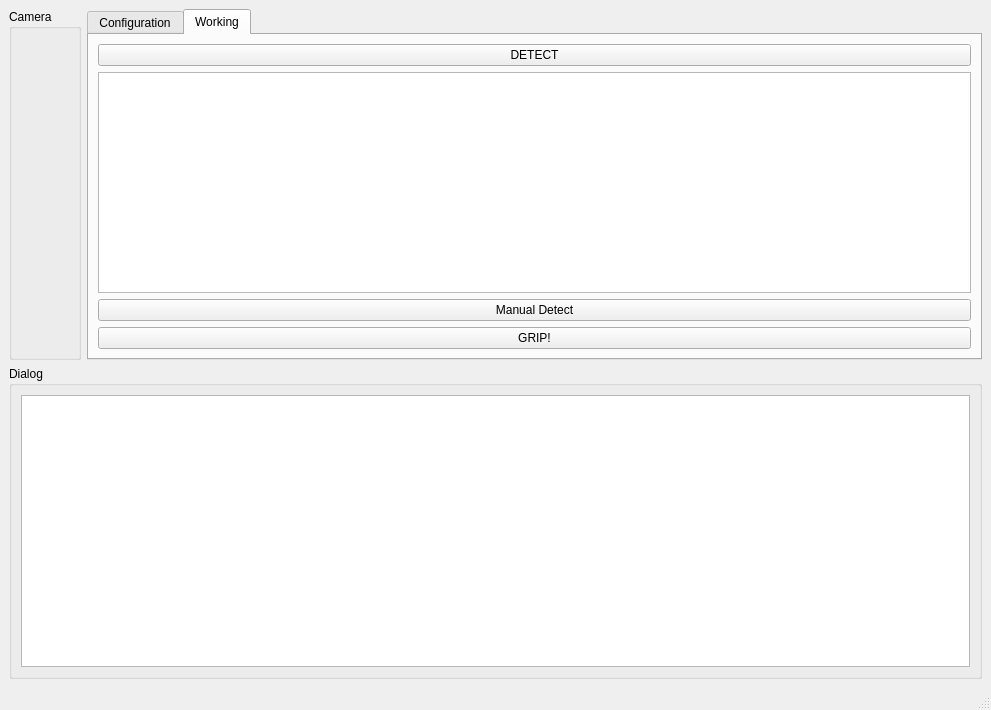
<?xml version="1.0" encoding="UTF-8"?>
<ui version="4.0">
 <class>MainWindow</class>
 <widget class="QMainWindow" name="MainWindow">
  <property name="geometry">
   <rect>
    <x>0</x>
    <y>0</y>
    <width>991</width>
    <height>710</height>
   </rect>
  </property>
  <property name="minimumSize">
   <size>
    <width>0</width>
    <height>0</height>
   </size>
  </property>
  <property name="windowTitle">
   <string>MainWindow</string>
  </property>
  <widget class="QWidget" name="centralwidget">
   <layout class="QGridLayout" name="gridLayout_9">
    <item row="0" column="0">
     <layout class="QGridLayout" name="gridLayout_8">
      <item row="0" column="0">
       <widget class="QGroupBox" name="camera_view">
        <property name="minimumSize">
         <size>
          <width>720</width>
          <height>480</height>
         </size>
        </property>
        <property name="title">
         <string>Camera</string>
        </property>
        <layout class="QGridLayout" name="gridLayout_7">
         <property name="sizeConstraint">
          <enum>QLayout::SetMinimumSize</enum>
         </property>
         <item row="0" column="0">
          <widget class="QLabel" name="frame">
           <property name="text">
            <string/>
           </property>
          </widget>
         </item>
        </layout>
       </widget>
      </item>
      <item row="0" column="1">
       <widget class="QTabWidget" name="tab_3">
        <property name="currentIndex">
         <number>1</number>
        </property>
        <widget class="QWidget" name="tab1">
         <attribute name="title">
          <string>Configuration</string>
         </attribute>
         <layout class="QGridLayout" name="gridLayout_5">
          <item row="0" column="0">
           <widget class="QGroupBox" name="groupBox_2">
            <property name="title">
             <string>YOGO</string>
            </property>
            <layout class="QGridLayout" name="gridLayout_2">
             <item row="0" column="0">
              <widget class="QLabel" name="label">
               <property name="text">
                <string>IP</string>
               </property>
              </widget>
             </item>
             <item row="0" column="1" rowspan="2">
              <widget class="QLineEdit" name="txt_yogo_ip">
               <property name="text">
                <string>141.223.65.209</string>
               </property>
              </widget>
             </item>
             <item row="0" column="2">
              <widget class="QPushButton" name="btn_yogo_connect">
               <property name="text">
                <string>Connect</string>
               </property>
              </widget>
             </item>
             <item row="2" column="0">
              <widget class="QLabel" name="label_2">
               <property name="text">
                <string>Port</string>
               </property>
              </widget>
             </item>
             <item row="2" column="1">
              <widget class="QLineEdit" name="txt_yogo_portt">
               <property name="text">
                <string>3000</string>
               </property>
              </widget>
             </item>
             <item row="1" column="2" rowspan="2">
              <widget class="QPushButton" name="btn_yogo_disconnect">
               <property name="text">
                <string>Disconnect</string>
               </property>
              </widget>
             </item>
            </layout>
           </widget>
          </item>
          <item row="1" column="0">
           <widget class="QGroupBox" name="groupBox_3">
            <property name="title">
             <string>Robot</string>
            </property>
            <layout class="QGridLayout" name="gridLayout_3">
             <item row="0" column="0" rowspan="2">
              <widget class="QLabel" name="label_3">
               <property name="text">
                <string>IP</string>
               </property>
              </widget>
             </item>
             <item row="0" column="1">
              <widget class="QLineEdit" name="txt_robot_ip">
               <property name="text">
                <string>141.223.65.209</string>
               </property>
              </widget>
             </item>
             <item row="0" column="2">
              <widget class="QPushButton" name="btn_robot_connect">
               <property name="text">
                <string>Connect</string>
               </property>
              </widget>
             </item>
             <item row="1" column="2" rowspan="2">
              <widget class="QPushButton" name="btn_robot_disconnect">
               <property name="text">
                <string>Disconnect</string>
               </property>
              </widget>
             </item>
             <item row="2" column="0">
              <widget class="QLabel" name="label_4">
               <property name="text">
                <string>Port</string>
               </property>
              </widget>
             </item>
             <item row="2" column="1">
              <widget class="QLineEdit" name="txt_robot_portt">
               <property name="text">
                <string>3000</string>
               </property>
              </widget>
             </item>
            </layout>
           </widget>
          </item>
          <item row="2" column="0">
           <widget class="QGroupBox" name="groupBox_4">
            <property name="title">
             <string>Gripper</string>
            </property>
            <layout class="QGridLayout" name="gridLayout_4">
             <item row="0" column="1">
              <widget class="QLineEdit" name="txt_gripper_port">
               <property name="text">
                <string>COM7</string>
               </property>
              </widget>
             </item>
             <item row="0" column="2">
              <widget class="QPushButton" name="btn_gripper_connect">
               <property name="text">
                <string>Connect</string>
               </property>
              </widget>
             </item>
             <item row="1" column="2" rowspan="2">
              <widget class="QPushButton" name="btn_gripper_disconnect">
               <property name="text">
                <string>Disconnect</string>
               </property>
              </widget>
             </item>
             <item row="2" column="1">
              <widget class="QLineEdit" name="txt_gripper_baudrate">
               <property name="text">
                <string>115200</string>
               </property>
              </widget>
             </item>
             <item row="0" column="0" rowspan="2">
              <widget class="QLabel" name="label_5">
               <property name="text">
                <string>COM Port</string>
               </property>
              </widget>
             </item>
             <item row="2" column="0">
              <widget class="QLabel" name="label_6">
               <property name="text">
                <string>Baudrate</string>
               </property>
              </widget>
             </item>
            </layout>
           </widget>
          </item>
         </layout>
        </widget>
        <widget class="QWidget" name="tab2">
         <attribute name="title">
          <string>Working</string>
         </attribute>
         <layout class="QGridLayout" name="gridLayout_6">
          <item row="3" column="0">
           <widget class="QPushButton" name="grip">
            <property name="text">
             <string>GRIP!</string>
            </property>
           </widget>
          </item>
          <item row="2" column="0">
           <widget class="QPushButton" name="btn_manual">
            <property name="text">
             <string>Manual Detect</string>
            </property>
           </widget>
          </item>
          <item row="1" column="0">
           <widget class="QListView" name="listView"/>
          </item>
          <item row="0" column="0">
           <widget class="QPushButton" name="btn_detect">
            <property name="text">
             <string>DETECT</string>
            </property>
           </widget>
          </item>
         </layout>
        </widget>
       </widget>
      </item>
      <item row="1" column="0" colspan="2">
       <widget class="QGroupBox" name="groupBox">
        <property name="title">
         <string>Dialog</string>
        </property>
        <layout class="QGridLayout" name="gridLayout">
         <item row="0" column="0">
          <widget class="QTextBrowser" name="dialog">
           <property name="minimumSize">
            <size>
             <width>0</width>
             <height>120</height>
            </size>
           </property>
          </widget>
         </item>
        </layout>
       </widget>
      </item>
     </layout>
    </item>
   </layout>
  </widget>
  <widget class="QStatusBar" name="statusbar"/>
 </widget>
 <resources/>
 <connections/>
</ui>
